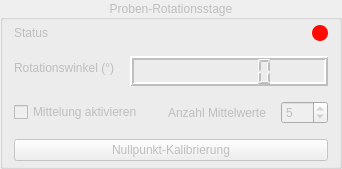
         <widget class="QGroupBox" name="gbSampleStage">
          <property name="enabled">
           <bool>false</bool>
          </property>
          <property name="sizePolicy">
           <sizepolicy hsizetype="Expanding" vsizetype="Minimum">
            <horstretch>0</horstretch>
            <verstretch>0</verstretch>
           </sizepolicy>
          </property>
          <property name="minimumSize">
           <size>
            <width>0</width>
            <height>0</height>
           </size>
          </property>
          <property name="title">
           <string>Proben-Rotationsstage</string>
          </property>
          <property name="alignment">
           <set>Qt::AlignmentFlag::AlignCenter</set>
          </property>
          <property name="checkable">
           <bool>false</bool>
          </property>
          <layout class="QFormLayout" name="formSampleStage">
           <property name="sizeConstraint">
            <enum>QLayout::SizeConstraint::SetNoConstraint</enum>
           </property>
           <property name="fieldGrowthPolicy">
            <enum>QFormLayout::FieldGrowthPolicy::AllNonFixedFieldsGrow</enum>
           </property>
           <property name="labelAlignment">
            <set>Qt::AlignmentFlag::AlignLeading|Qt::AlignmentFlag::AlignLeft|Qt::AlignmentFlag::AlignVCenter</set>
           </property>
           <property name="horizontalSpacing">
            <number>15</number>
           </property>
           <property name="verticalSpacing">
            <number>15</number>
           </property>
           <property name="topMargin">
            <number>5</number>
           </property>
           <property name="bottomMargin">
            <number>5</number>
           </property>
           <item row="0" column="0">
            <widget class="QLabel" name="lblSampleStatus">
             <property name="sizePolicy">
              <sizepolicy hsizetype="MinimumExpanding" vsizetype="Minimum">
               <horstretch>0</horstretch>
               <verstretch>0</verstretch>
              </sizepolicy>
             </property>
             <property name="text">
              <string>Status</string>
             </property>
             <property name="alignment">
              <set>Qt::AlignmentFlag::AlignLeading|Qt::AlignmentFlag::AlignLeft|Qt::AlignmentFlag::AlignVCenter</set>
             </property>
            </widget>
           </item>
           <item row="0" column="1">
            <layout class="QHBoxLayout" name="hlSampleStatus">
             <item>
              <widget class="QLabel" name="lblSampleStatusValue">
               <property name="sizePolicy">
                <sizepolicy hsizetype="Expanding" vsizetype="Fixed">
                 <horstretch>0</horstretch>
                 <verstretch>0</verstretch>
                </sizepolicy>
               </property>
               <property name="minimumSize">
                <size>
                 <width>0</width>
                 <height>16</height>
                </size>
               </property>
               <property name="font">
                <font>
                 <pointsize>13</pointsize>
                </font>
               </property>
               <property name="text">
                <string/>
               </property>
               <property name="alignment">
                <set>Qt::AlignmentFlag::AlignRight|Qt::AlignmentFlag::AlignTrailing|Qt::AlignmentFlag::AlignVCenter</set>
               </property>
              </widget>
             </item>
             <item>
              <widget class="QLabel" name="ledSampleStatus">
               <property name="sizePolicy">
                <sizepolicy hsizetype="Fixed" vsizetype="Fixed">
                 <horstretch>0</horstretch>
                 <verstretch>0</verstretch>
                </sizepolicy>
               </property>
               <property name="minimumSize">
                <size>
                 <width>16</width>
                 <height>16</height>
                </size>
               </property>
               <property name="maximumSize">
                <size>
                 <width>16</width>
                 <height>16</height>
                </size>
               </property>
               <property name="styleSheet">
                <string notr="true">background-color: rgb(255, 11, 3); border: 0px; padding: 3px; border-radius: 8px</string>
               </property>
               <property name="text">
                <string/>
               </property>
              </widget>
             </item>
            </layout>
           </item>
           <item row="1" column="0">
            <widget class="QLabel" name="lblSampleAngle">
             <property name="sizePolicy">
              <sizepolicy hsizetype="Preferred" vsizetype="Minimum">
               <horstretch>0</horstretch>
               <verstretch>0</verstretch>
              </sizepolicy>
             </property>
             <property name="text">
              <string>Rotationswinkel (°)</string>
             </property>
            </widget>
           </item>
           <item row="1" column="1">
            <widget class="QLCDNumber" name="lcdSampleAngle_2">
             <property name="sizePolicy">
              <sizepolicy hsizetype="MinimumExpanding" vsizetype="Fixed">
               <horstretch>0</horstretch>
               <verstretch>0</verstretch>
              </sizepolicy>
             </property>
             <property name="minimumSize">
              <size>
               <width>0</width>
               <height>30</height>
              </size>
             </property>
             <property name="lineWidth">
              <number>2</number>
             </property>
             <property name="digitCount">
              <number>6</number>
             </property>
             <property name="segmentStyle">
              <enum>QLCDNumber::SegmentStyle::Filled</enum>
             </property>
            </widget>
           </item>
           <item row="2" column="0" colspan="2">
            <layout class="QHBoxLayout" name="horizontalLayout_5" stretch="0,0,0,0">
             <property name="spacing">
              <number>-1</number>
             </property>
             <property name="rightMargin">
              <number>0</number>
             </property>
             <property name="bottomMargin">
              <number>0</number>
             </property>
             <item>
              <widget class="QCheckBox" name="cbSampleAverageOn">
               <property name="toolTip">
                <string>&lt;html&gt;&lt;head/&gt;&lt;body&gt;&lt;p&gt;Aktiviert die kontinuierliche Mittelung der Proben-Rotationsstage Winkel-Messwerte&lt;/p&gt;&lt;/body&gt;&lt;/html&gt;</string>
               </property>
               <property name="text">
                <string>Mittelung aktivieren</string>
               </property>
              </widget>
             </item>
             <item>
              <spacer name="horizontalSpacer">
               <property name="orientation">
                <enum>Qt::Orientation::Horizontal</enum>
               </property>
               <property name="sizeType">
                <enum>QSizePolicy::Policy::Fixed</enum>
               </property>
               <property name="sizeHint" stdset="0">
                <size>
                 <width>10</width>
                 <height>20</height>
                </size>
               </property>
              </spacer>
             </item>
             <item>
              <widget class="QLabel" name="lblSampleAverages">
               <property name="sizePolicy">
                <sizepolicy hsizetype="Preferred" vsizetype="Minimum">
                 <horstretch>0</horstretch>
                 <verstretch>0</verstretch>
                </sizepolicy>
               </property>
               <property name="text">
                <string>Anzahl Mittelwerte</string>
               </property>
              </widget>
             </item>
             <item>
              <widget class="QSpinBox" name="spbSampleAverages">
               <property name="toolTip">
                <string>Anzahl der Messwerte für die gleitende Mittelung (2–100)</string>
               </property>
               <property name="minimum">
                <number>2</number>
               </property>
               <property name="maximum">
                <number>100</number>
               </property>
               <property name="value">
                <number>5</number>
               </property>
              </widget>
             </item>
            </layout>
           </item>
           <item row="3" column="0" colspan="2">
            <widget class="QPushButton" name="btnSampleZero">
             <property name="sizePolicy">
              <sizepolicy hsizetype="Minimum" vsizetype="Minimum">
               <horstretch>0</horstretch>
               <verstretch>0</verstretch>
              </sizepolicy>
             </property>
             <property name="minimumSize">
              <size>
               <width>0</width>
               <height>0</height>
              </size>
             </property>
             <property name="toolTip">
              <string>Aktuellen Winkel als Nullpunkt (0°) setzen (Encoder A)</string>
             </property>
             <property name="text">
              <string>Nullpunkt-Kalibrierung</string>
             </property>
            </widget>
           </item>
          </layout>
         </widget>
